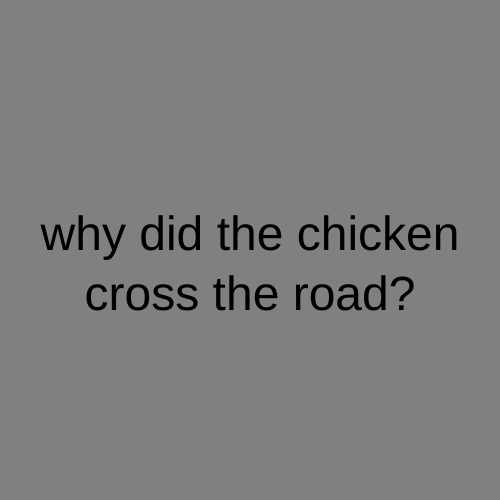
Frame 1 (no input)
Frame 60 (no input): identical to frame 1, image omitted
Frame 120 (the mouse pressed at the canvas centre since frame 60): identical to frame 1, image omitted

The p5.js sketch that drew this single still picture (run headless with seeded random() and noise() and a simulated clock; from frame 60 on, the mouse is pressed at the canvas centre):

// p5.js sketch
// ── sketch.js
let state = 0 ;
let timer = 0 ;

function setup() {
  createCanvas(500, 500);
  textAlign(CENTER) ;
  textSize(48) ;
}

function draw() {
  switch(state){
    case 0:
    background('grey') ;
    text("why did the chicken\ncross the road?", width/2, height/2) ;
    break ;

    case 1:
    background('yellow') ;
    text("to get to the other side", width / 2, height / 2) ;
    break ;

  }

timer++ ;
if (timer > 3*60) {
  timer = 0 ;
  state++ ;
  if (state >1) {
    state = 0 ;
  }
}
}
